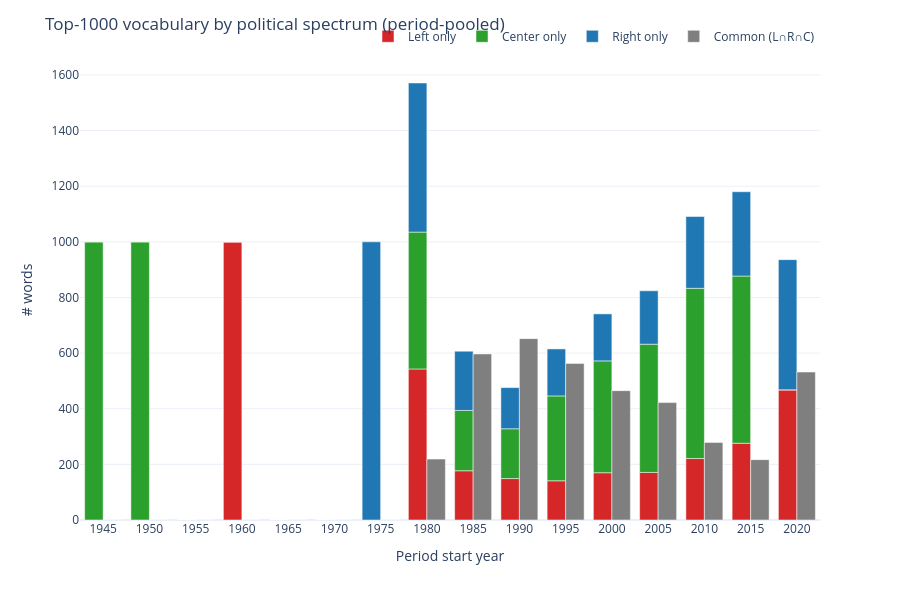

The notebook cell this image was saved under:
### Markdown cell above
### Polarization

### Code cell
import re
import pandas as pd
import numpy as np
import plotly.graph_objects as go
from collections import Counter
import spacy

# -------------------------------------
# Config
# -------------------------------------
YEAR_MIN, YEAR_MAX = 1945, 2025
PERIOD_YEARS = 5
TOP_N = 1000
MIN_WORD_LEN = 3

LEANING_GROUPS = {
    "L": ("CL", "L"),
    "R": ("CR", "R"),
    "C": ("C",),
}

BAR_COLORS = {
    "Common":  "#7f7f7f",
    "L_only":  "#d62728",
    "R_only":  "#1f77b4",
    "C_only":  "#2ca02c",
}

PLOT_HEIGHT = 600

# -------------------------------------
# Step 1: build {historical_date, leaning, text} across all speeches
# -------------------------------------
def classify(leaning):
    for key, leanings in LEANING_GROUPS.items():
        if leaning in leanings:
            return key
    return None

def build_leaning_speech_df():
    frames = []
    for pol, df in politicians_dfs.items():
        g = classify(POL_INFO[pol]["leaning"])
        if g is None:
            continue  # skip leanings outside L/C/R buckets (e.g. LL/RR if present)
        d = df[["historical_date", "text"]].dropna().copy()
        d["year"] = pd.to_datetime(d["historical_date"], errors="coerce").dt.year
        d["leaning_group"] = g
        frames.append(d[["year", "leaning_group", "text"]])
    out = pd.concat(frames, ignore_index=True)
    out = out.dropna(subset=["year"])
    out["year"] = out["year"].astype(int)
    return out

leaning_speech_df = build_leaning_speech_df()

# -------------------------------------
# Period helpers (same merge-trailing-period logic as before)
# -------------------------------------
def get_periods(period_years):
    starts = list(range(YEAR_MIN, YEAR_MAX + 1, period_years))
    if len(starts) > 1 and (YEAR_MAX - starts[-1] + 1) < period_years:
        starts = starts[:-1]
    return starts

def period_start_for_year(year, period_years):
    starts = np.array(get_periods(period_years))
    idx = np.searchsorted(starts, year, side="right") - 1
    idx = max(idx, 0)
    return starts[idx]

leaning_speech_df["period_start"] = leaning_speech_df["year"].apply(
    lambda y: period_start_for_year(y, PERIOD_YEARS)
)

# -------------------------------------
# Step 3: tokenize (drop stopwords, non-alphanumeric, words < MIN_WORD_LEN)
# -------------------------------------
nlp = spacy.load("it_core_news_sm", disable=["parser", "ner", "tagger", "lemmatizer"])
STOPWORDS = nlp.Defaults.stop_words

TOKEN_RE = re.compile(r"^[a-zà-ú0-9]+$", re.IGNORECASE)

def tokenize(text):
    words = re.findall(r"\w+", text.lower())
    return [
        w for w in words
        if len(w) >= MIN_WORD_LEN
        and TOKEN_RE.match(w)
        and w not in STOPWORDS
        and not w.isdigit()
    ]

def top_n_words(texts, n=TOP_N):
    counter = Counter()
    for t in texts:
        counter.update(tokenize(t))
    return set(w for w, _ in counter.most_common(n))

# -------------------------------------
# Per-period: top-1000 word sets for L, R, C
# -------------------------------------
def period_top_sets(start, period_years):
    d = leaning_speech_df[leaning_speech_df["period_start"] == start]
    sets = {}
    for g in ("L", "R", "C"):
        texts = d[d["leaning_group"] == g]["text"]
        sets[g] = top_n_words(texts, TOP_N) if len(texts) > 0 else set()
    return sets

# -------------------------------------
# Step 4: per-period breakdown
# col1 = L - R - C   -- red
# col2 = R - L - C   -- blue
# col3 = C - L - R   -- green
# common = L ∩ R ∩ C
# -------------------------------------
def period_word_breakdown(start, period_years):
    sets = period_top_sets(start, period_years)
    L, R, C = sets["L"], sets["R"], sets["C"]

    present = [g for g in ("L", "R", "C") if len(sets[g]) > 0]

    if len(present) >= 2:
        common_all = set.intersection(*(sets[g] for g in present))
    else:
        common_all = set()  # nothing to be "common" between with 0 or 1 active group

    l_only = L - R - C
    r_only = R - L - C
    c_only = C - L - R

    return {
        "Common": len(common_all),
        "L_only": len(l_only),
        "R_only": len(r_only),
        "C_only": len(c_only),
    }

starts = get_periods(PERIOD_YEARS)
rows = [period_word_breakdown(s, PERIOD_YEARS) for s in starts]
period_df = pd.DataFrame(rows, index=starts)
x_labels = [str(s) for s in starts]

# -------------------------------------
# Plot: stacked bar (L_only + C_only + R_only) beside plain Common bar
# -------------------------------------
fig = go.Figure()

# Stacked bar: exclusive-only words, L bottom, C middle, R top
fig.add_bar(
    x=x_labels,
    y=period_df["L_only"],
    name="Left only",
    marker_color=BAR_COLORS["L_only"],
    offsetgroup="exclusive",
    base=0,
)
fig.add_bar(
    x=x_labels,
    y=period_df["C_only"],
    name="Center only",
    marker_color=BAR_COLORS["C_only"],
    offsetgroup="exclusive",
    base=period_df["L_only"],
)
fig.add_bar(
    x=x_labels,
    y=period_df["R_only"],
    name="Right only",
    marker_color=BAR_COLORS["R_only"],
    offsetgroup="exclusive",
    base=period_df["L_only"] + period_df["C_only"],
)

# Plain bar: common to all three spectrums
fig.add_bar(
    x=x_labels,
    y=period_df["Common"],
    name="Common (L∩R∩C)",
    marker_color=BAR_COLORS["Common"],
    offsetgroup="common",
)

fig.update_layout(
    title="Top-1000 vocabulary by political spectrum (period-pooled)",
    xaxis=dict(title="Period start year", categoryorder="array", categoryarray=x_labels),
    yaxis=dict(title="# words"),
    barmode="group",
    template="plotly_white",
    autosize=True,
    height=PLOT_HEIGHT,
    margin=dict(t=60),
    legend=dict(orientation="h", yanchor="bottom", y=1.02, xanchor="right", x=1),
)
fig.show()

### Figure 1 — Plotly figure (JSON) as saved in the notebook; plotly's stock layout.template omitted (floating-point values rounded to 4 significant figures)
{"data": [{"base": 0, "marker": {"color": "#d62728"}, "name": "Left only", "offsetgroup": "exclusive", "type": "bar", "x": ["1945", "1950", "1955", "1960", "1965", "1970", "1975", "1980", "1985", "1990", "1995", "2000", "2005", "2010", "2015", "2020"], "y": [0, 0, 0, 1000, 0, 0, 0, 543, 177, 149, 141, 170, 171, 221, 276, 468]}, {"base": [0, 0, 0, 1000, 0, 0, 0, 543, 177, 149, 141, 170, 171, 221, 276, 468], "marker": {"color": "#2ca02c"}, "name": "Center only", "offsetgroup": "exclusive", "type": "bar", "x": ["1945", "1950", "1955", "1960", "1965", "1970", "1975", "1980", "1985", "1990", "1995", "2000", "2005", "2010", "2015", "2020"], "y": [1000, 1000, 0, 0, 0, 0, 0, 492, 217, 179, 305, 402, 461, 612, 601, 0]}, {"base": [1000, 1000, 0, 1000, 0, 0, 0, 1035, 394, 328, 446, 572, 632, 833, 877, 468], "marker": {"color": "#1f77b4"}, "name": "Right only", "offsetgroup": "exclusive", "type": "bar", "x": ["1945", "1950", "1955", "1960", "1965", "1970", "1975", "1980", "1985", "1990", "1995", "2000", "2005", "2010", "2015", "2020"], "y": [0, 0, 0, 0, 0, 0, 1000, 536, 213, 148, 169, 169, 192, 258, 303, 468]}, {"marker": {"color": "#7f7f7f"}, "name": "Common (L∩R∩C)", "offsetgroup": "common", "type": "bar", "x": ["1945", "1950", "1955", "1960", "1965", "1970", "1975", "1980", "1985", "1990", "1995", "2000", "2005", "2010", "2015", "2020"], "y": [0, 0, 0, 0, 0, 0, 0, 219, 597, 652, 563, 465, 422, 279, 217, 532]}], "layout": {"autosize": true, "barmode": "group", "height": 600, "legend": {"orientation": "h", "x": 1, "xanchor": "right", "y": 1.02, "yanchor": "bottom"}, "margin": {"t": 60}, "title": {"text": "Top-1000 vocabulary by political spectrum (period-pooled)"}, "xaxis": {"categoryarray": ["1945", "1950", "1955", "1960", "1965", "1970", "1975", "1980", "1985", "1990", "1995", "2000", "2005", "2010", "2015", "2020"], "categoryorder": "array", "title": {"text": "Period start year"}}, "yaxis": {"title": {"text": "# words"}}}}
